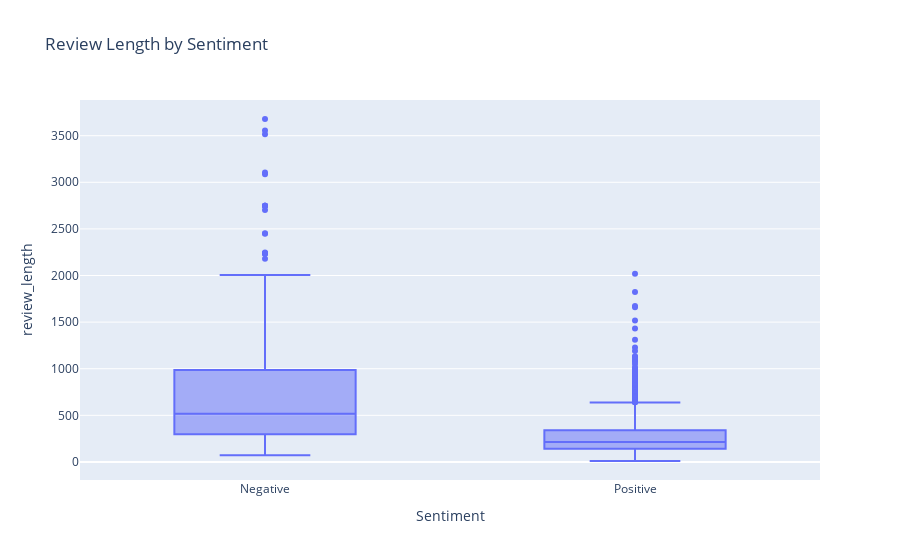

Here is the notebook cell this chart was saved with:
### Markdown cell above
### Review Metadata

### Code cell
#Number of characters
df['review_length'] = df['Review'].str.len()

fig = px.box(df,
             x='Sentiment',
             y='review_length',
             title='Review Length by Sentiment')

fig.show()

### Figure 1 — Plotly figure (JSON) as saved in the notebook; plotly's stock layout.template omitted (floating-point values rounded to 4 significant figures; data arrays with more than 128 entries replaced by an {"elided": "..."} marker saying what was removed)
{"data": [{"alignmentgroup": "True", "hovertemplate": "Sentiment=%{x}<br>review_length=%{y}<extra></extra>", "legendgroup": "", "marker": {"color": "#636efa"}, "name": "", "notched": false, "offsetgroup": "", "orientation": "v", "showlegend": false, "type": "box", "x": {"elided": "1502 str values"}, "x0": " ", "xaxis": "x", "y": {"elided": "1502 int values"}, "y0": " ", "yaxis": "y"}], "layout": {"autosize": true, "boxmode": "group", "legend": {"tracegroupgap": 0}, "title": {"text": "Review Length by Sentiment"}, "xaxis": {"anchor": "y", "autorange": true, "domain": [0, 1], "range": [-0.5, 1.5], "title": {"text": "Sentiment"}, "type": "category"}, "yaxis": {"anchor": "x", "autorange": true, "domain": [0, 1], "range": [-193.8, 3883.0], "title": {"text": "review_length"}, "type": "linear"}}}
